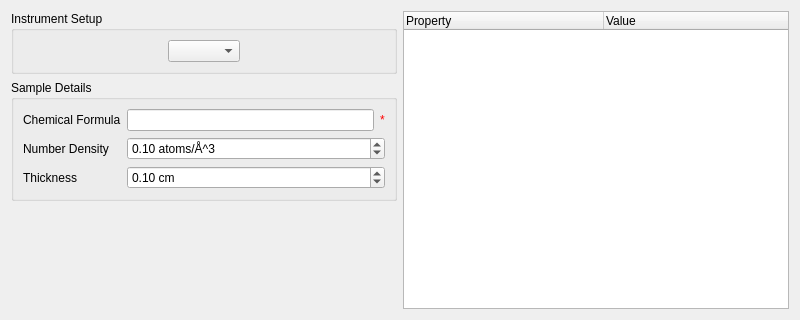
<?xml version="1.0" encoding="UTF-8"?>
<ui version="4.0">
 <class>IndirectTransmissionCalc</class>
 <widget class="QWidget" name="IndirectTransmissionCalc">
  <property name="geometry">
   <rect>
    <x>0</x>
    <y>0</y>
    <width>800</width>
    <height>320</height>
   </rect>
  </property>
  <property name="windowTitle">
   <string>Form</string>
  </property>
  <layout class="QHBoxLayout" name="horizontalLayout">
   <item>
    <layout class="QVBoxLayout" name="verticalLayout">
     <item>
      <widget class="QGroupBox" name="gbInstrumentConfig">
       <property name="title">
        <string>Instrument Setup</string>
       </property>
       <layout class="QGridLayout" name="gridLayout">
        <item row="0" column="0">
         <widget class="MantidQt::MantidWidgets::IndirectInstrumentConfig" name="iicInstrumentConfiguration">
          <property name="sizePolicy">
           <sizepolicy hsizetype="Maximum" vsizetype="Fixed">
            <horstretch>0</horstretch>
            <verstretch>0</verstretch>
           </sizepolicy>
          </property>
          <property name="techniques" stdset="0">
           <stringlist>
            <string>TOF Indirect Geometry Spectroscopy</string>
           </stringlist>
          </property>
          <property name="disabledInstruments" stdset="0">
           <stringlist>
            <string>TOSCA</string>
            <string>TFXA</string>
           </stringlist>
          </property>
          <property name="enableDiffraction" stdset="0">
           <bool>false</bool>
          </property>
          <property name="showInstrumentLabel" stdset="0">
           <bool>false</bool>
          </property>
         </widget>
        </item>
       </layout>
      </widget>
     </item>
     <item>
      <widget class="QGroupBox" name="gbSampleDetails">
       <property name="title">
        <string>Sample Details</string>
       </property>
       <layout class="QGridLayout" name="gridLayout_2">
        <property name="margin">
         <number>9</number>
        </property>
        <item row="0" column="0">
         <widget class="QLabel" name="lbChemicalFormula">
          <property name="text">
           <string>Chemical Formula</string>
          </property>
         </widget>
        </item>
        <item row="1" column="0">
         <widget class="QLabel" name="lbNumberDensity">
          <property name="text">
           <string>Number Density</string>
          </property>
         </widget>
        </item>
        <item row="2" column="0">
         <widget class="QLabel" name="lbThickness">
          <property name="text">
           <string>Thickness</string>
          </property>
         </widget>
        </item>
        <item row="2" column="1">
         <widget class="QDoubleSpinBox" name="spThickness">
          <property name="suffix">
           <string> cm</string>
          </property>
          <property name="maximum">
           <double>1000.000000000000000</double>
          </property>
          <property name="value">
           <double>0.100000000000000</double>
          </property>
         </widget>
        </item>
        <item row="1" column="1">
         <widget class="QDoubleSpinBox" name="spNumberDensity">
          <property name="suffix">
           <string> atoms/Å^3</string>
          </property>
          <property name="maximum">
           <double>10000.000000000000000</double>
          </property>
          <property name="value">
           <double>0.100000000000000</double>
          </property>
         </widget>
        </item>
        <item row="0" column="1">
         <layout class="QHBoxLayout" name="loChemicalFormula">
          <item>
           <widget class="QLineEdit" name="leChemicalFormula"/>
          </item>
          <item>
           <widget class="QLabel" name="valChemicalFormula">
            <property name="styleSheet">
             <string notr="true">color: rgb(255, 0, 0);</string>
            </property>
            <property name="text">
             <string>*</string>
            </property>
           </widget>
          </item>
         </layout>
        </item>
       </layout>
      </widget>
     </item>
     <item>
      <spacer name="verticalSpacer">
       <property name="orientation">
        <enum>Qt::Vertical</enum>
       </property>
       <property name="sizeHint" stdset="0">
        <size>
         <width>20</width>
         <height>40</height>
        </size>
       </property>
      </spacer>
     </item>
    </layout>
   </item>
   <item>
    <widget class="QTreeWidget" name="tvResultsTable">
     <property name="columnCount">
      <number>2</number>
     </property>
     <attribute name="headerDefaultSectionSize">
      <number>200</number>
     </attribute>
     <attribute name="headerMinimumSectionSize">
      <number>50</number>
     </attribute>
     <column>
      <property name="text">
       <string>Property</string>
      </property>
     </column>
     <column>
      <property name="text">
       <string>Value</string>
      </property>
     </column>
    </widget>
   </item>
  </layout>
 </widget>
 <customwidgets>
  <customwidget>
   <class>MantidQt::MantidWidgets::IndirectInstrumentConfig</class>
   <extends>QComboBox</extends>
   <header>MantidQtMantidWidgets/IndirectInstrumentConfig.h</header>
  </customwidget>
 </customwidgets>
 <resources/>
 <connections/>
</ui>
